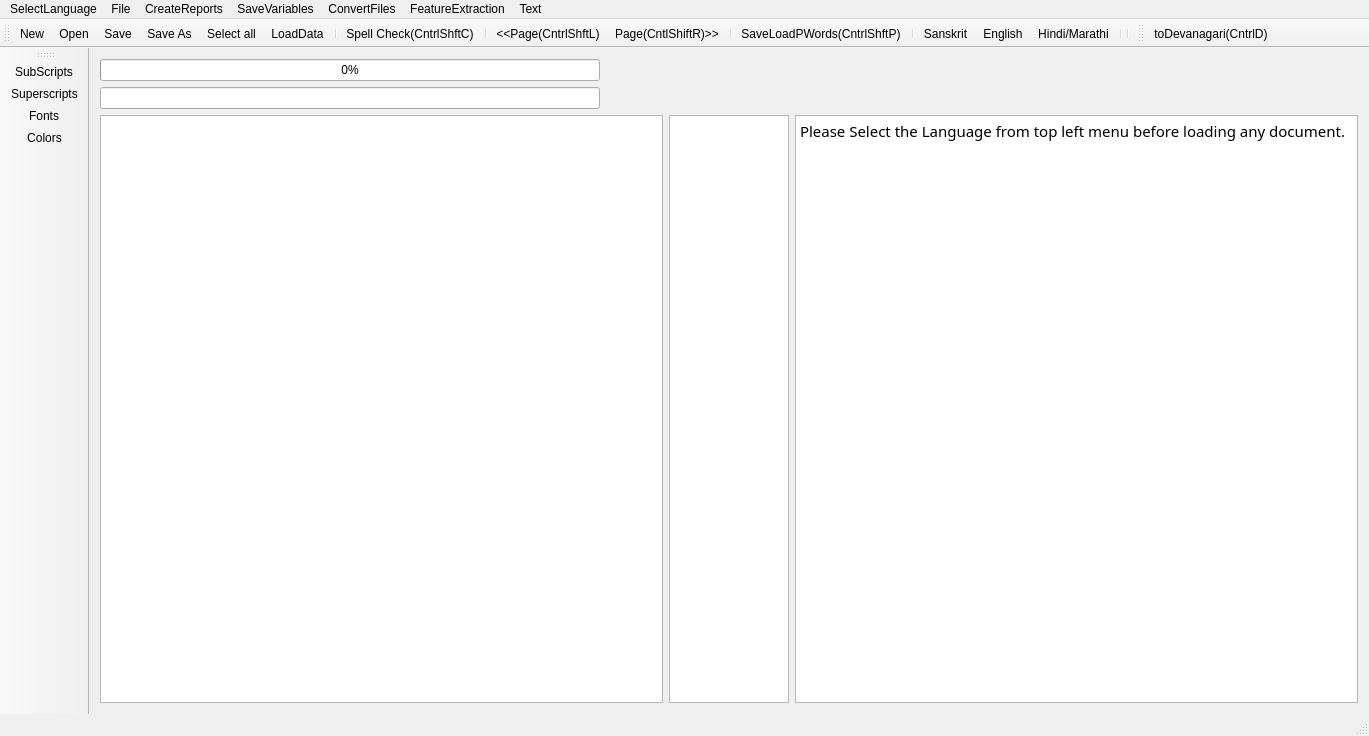
<?xml version="1.0" encoding="UTF-8"?>
<ui version="4.0">
 <class>MainWindow</class>
 <widget class="QMainWindow" name="MainWindow">
  <property name="geometry">
   <rect>
    <x>0</x>
    <y>0</y>
    <width>1369</width>
    <height>736</height>
   </rect>
  </property>
  <property name="mouseTracking">
   <bool>true</bool>
  </property>
  <property name="windowTitle">
   <string>MainWindow</string>
  </property>
  <widget class="QWidget" name="centralWidget">
   <layout class="QVBoxLayout" name="verticalLayout">
    <item>
     <widget class="QProgressBar" name="progressBar">
      <property name="maximumSize">
       <size>
        <width>500</width>
        <height>16777215</height>
       </size>
      </property>
      <property name="value">
       <number>0</number>
      </property>
      <property name="alignment">
       <set>Qt::AlignRight|Qt::AlignTrailing|Qt::AlignVCenter</set>
      </property>
     </widget>
    </item>
    <item>
     <widget class="QLineEdit" name="lineEdit">
      <property name="maximumSize">
       <size>
        <width>500</width>
        <height>16777215</height>
       </size>
      </property>
     </widget>
    </item>
    <item>
     <layout class="QHBoxLayout" name="horizontalLayout">
      <item>
       <widget class="QGraphicsView" name="graphicsView">
        <property name="sizeAdjustPolicy">
         <enum>QAbstractScrollArea::AdjustIgnored</enum>
        </property>
        <property name="alignment">
         <set>Qt::AlignCenter</set>
        </property>
        <property name="dragMode">
         <enum>QGraphicsView::ScrollHandDrag</enum>
        </property>
        <property name="transformationAnchor">
         <enum>QGraphicsView::AnchorViewCenter</enum>
        </property>
        <property name="resizeAnchor">
         <enum>QGraphicsView::AnchorViewCenter</enum>
        </property>
       </widget>
      </item>
      <item>
       <widget class="QTextEdit" name="textEdit">
        <property name="maximumSize">
         <size>
          <width>120</width>
          <height>16777215</height>
         </size>
        </property>
        <property name="font">
         <font>
          <family>FreeSans</family>
          <italic>true</italic>
         </font>
        </property>
        <property name="sizeAdjustPolicy">
         <enum>QAbstractScrollArea::AdjustToContents</enum>
        </property>
        <property name="readOnly">
         <bool>true</bool>
        </property>
       </widget>
      </item>
      <item>
       <widget class="QTextBrowser" name="textBrowser">
        <property name="font">
         <font>
          <family>Shobhika</family>
          <pointsize>16</pointsize>
          <italic>false</italic>
         </font>
        </property>
        <property name="mouseTracking">
         <bool>true</bool>
        </property>
        <property name="sizeAdjustPolicy">
         <enum>QAbstractScrollArea::AdjustToContents</enum>
        </property>
        <property name="undoRedoEnabled">
         <bool>true</bool>
        </property>
        <property name="readOnly">
         <bool>false</bool>
        </property>
        <property name="html">
         <string>&lt;!DOCTYPE HTML PUBLIC &quot;-//W3C//DTD HTML 4.0//EN&quot; &quot;http://www.w3.org/TR/REC-html40/strict.dtd&quot;&gt;
&lt;html&gt;&lt;head&gt;&lt;meta name=&quot;qrichtext&quot; content=&quot;1&quot; /&gt;&lt;meta charset=&quot;utf-8&quot; /&gt;&lt;style type=&quot;text/css&quot;&gt;
p, li { white-space: pre-wrap; }
hr { height: 1px; border-width: 0; }
li.unchecked::marker { content: &quot;\2610&quot;; }
li.checked::marker { content: &quot;\2612&quot;; }
&lt;/style&gt;&lt;/head&gt;&lt;body style=&quot; font-family:'Shobhika'; font-size:16pt; font-weight:400; font-style:normal;&quot;&gt;
&lt;p style=&quot; margin-top:0px; margin-bottom:0px; margin-left:0px; margin-right:0px; -qt-block-indent:0; text-indent:0px;&quot;&gt;&lt;span style=&quot; font-family:'Ubuntu'; font-size:11pt;&quot;&gt;Please Select the Language from top left menu before loading any document.&lt;/span&gt;&lt;/p&gt;&lt;/body&gt;&lt;/html&gt;</string>
        </property>
        <property name="acceptRichText">
         <bool>true</bool>
        </property>
        <property name="textInteractionFlags">
         <set>Qt::LinksAccessibleByKeyboard|Qt::LinksAccessibleByMouse|Qt::TextBrowserInteraction|Qt::TextEditable|Qt::TextEditorInteraction|Qt::TextSelectableByKeyboard|Qt::TextSelectableByMouse</set>
        </property>
       </widget>
      </item>
     </layout>
    </item>
   </layout>
  </widget>
  <widget class="QMenuBar" name="menuBar">
   <property name="geometry">
    <rect>
     <x>0</x>
     <y>0</y>
     <width>1369</width>
     <height>32</height>
    </rect>
   </property>
   <widget class="QMenu" name="menuOCR_Correction_Window">
    <property name="title">
     <string>File</string>
    </property>
    <addaction name="actionNew"/>
    <addaction name="actionOpen"/>
    <addaction name="actionSave"/>
    <addaction name="actionSave_As"/>
    <addaction name="actionSpell_Check"/>
    <addaction name="actionLoad_Next_Page"/>
    <addaction name="actionLoad_Prev_Page"/>
    <addaction name="separator"/>
    <addaction name="actionLoadGDocPage"/>
    <addaction name="actionToDevanagari"/>
    <addaction name="actionLoadData"/>
    <addaction name="actionLoadDict"/>
    <addaction name="actionLoadOCRWords"/>
    <addaction name="actionLoadDomain"/>
    <addaction name="actionLoadSubPS"/>
    <addaction name="actionLoadConfusions"/>
    <addaction name="actionSugg"/>
    <addaction name="actionToSlp1"/>
    <addaction name="separator"/>
    <addaction name="actionSelect_all"/>
   </widget>
   <widget class="QMenu" name="menuCreateReports">
    <property name="title">
     <string>CreateReports</string>
    </property>
    <addaction name="actionCreateBest2OCR"/>
    <addaction name="actionCreateSuggestionLog"/>
    <addaction name="actionCreateSuggestionLogNearestPriority"/>
    <addaction name="actionErrorDetectionRep"/>
    <addaction name="actionErrorDetectWithoutAdaptation"/>
    <addaction name="actionErrorDetectionRepUniq"/>
   </widget>
   <widget class="QMenu" name="menuSaveVariables">
    <property name="title">
     <string>SaveVariables</string>
    </property>
    <addaction name="actionCPair"/>
    <addaction name="actionPrimarySecOCRPair"/>
    <addaction name="actionCPairIEROcrVsCorrect"/>
    <addaction name="actionCPairGEROcrVsCorrect"/>
   </widget>
   <widget class="QMenu" name="menuConvertFiles">
    <property name="title">
     <string>ConvertFiles</string>
    </property>
    <addaction name="actionToSlp1_2"/>
    <addaction name="actionToDev"/>
    <addaction name="actionExtractDev"/>
    <addaction name="actionEditDistRep"/>
    <addaction name="actionConfusionFreqHist"/>
    <addaction name="actionFilterOutGT50EditDisPairs"/>
   </widget>
   <widget class="QMenu" name="menuFeatureExtraction">
    <property name="title">
     <string>FeatureExtraction</string>
    </property>
    <addaction name="actionPrepareFeatures"/>
   </widget>
   <widget class="QMenu" name="menuSelectLanguage">
    <property name="title">
     <string>SelectLanguage</string>
    </property>
    <addaction name="actionSanskrit"/>
    <addaction name="actionHindi"/>
    <addaction name="actionEnglish"/>
   </widget>
   <widget class="QMenu" name="menuText">
    <property name="title">
     <string>Text</string>
    </property>
    <addaction name="actionFonts"/>
    <addaction name="separator"/>
    <addaction name="SubScripts"/>
    <addaction name="SuperScripts"/>
    <addaction name="separator"/>
    <addaction name="actionColors_2"/>
   </widget>
   <addaction name="menuSelectLanguage"/>
   <addaction name="menuOCR_Correction_Window"/>
   <addaction name="menuCreateReports"/>
   <addaction name="menuSaveVariables"/>
   <addaction name="menuConvertFiles"/>
   <addaction name="menuFeatureExtraction"/>
   <addaction name="menuText"/>
  </widget>
  <widget class="QToolBar" name="mainToolBar">
   <attribute name="toolBarArea">
    <enum>TopToolBarArea</enum>
   </attribute>
   <attribute name="toolBarBreak">
    <bool>false</bool>
   </attribute>
   <addaction name="actionNew"/>
   <addaction name="actionOpen"/>
   <addaction name="actionSave"/>
   <addaction name="actionSave_As"/>
   <addaction name="actionSelect_all"/>
   <addaction name="actionLoadData"/>
   <addaction name="separator"/>
   <addaction name="actionSpell_Check"/>
   <addaction name="separator"/>
   <addaction name="actionLoad_Prev_Page"/>
   <addaction name="actionLoad_Next_Page"/>
   <addaction name="separator"/>
   <addaction name="actionLoadGDocPage"/>
   <addaction name="separator"/>
   <addaction name="actionSanskrit"/>
   <addaction name="actionEnglish"/>
   <addaction name="actionHindi"/>
   <addaction name="separator"/>
   <addaction name="separator"/>
  </widget>
  <widget class="QStatusBar" name="statusBar"/>
  <widget class="QToolBar" name="toolBar">
   <property name="windowTitle">
    <string>toolBar</string>
   </property>
   <attribute name="toolBarArea">
    <enum>TopToolBarArea</enum>
   </attribute>
   <attribute name="toolBarBreak">
    <bool>false</bool>
   </attribute>
   <addaction name="actionToDevanagari"/>
  </widget>
  <widget class="QToolBar" name="toolBar_2">
   <property name="windowTitle">
    <string>toolBar_2</string>
   </property>
   <attribute name="toolBarArea">
    <enum>LeftToolBarArea</enum>
   </attribute>
   <attribute name="toolBarBreak">
    <bool>false</bool>
   </attribute>
   <addaction name="SubScripts"/>
   <addaction name="SuperScripts"/>
   <addaction name="actionFonts"/>
   <addaction name="actionColors_2"/>
  </widget>
  <action name="actionOpen">
   <property name="icon">
    <iconset resource="AppResources.qrc">
     <normaloff>:/Images/open.png</normaloff>:/Images/open.png</iconset>
   </property>
   <property name="text">
    <string>Open</string>
   </property>
   <property name="shortcut">
    <string>Ctrl+O</string>
   </property>
  </action>
  <action name="actionSave">
   <property name="icon">
    <iconset resource="AppResources.qrc">
     <normaloff>:/Images/save.png</normaloff>:/Images/save.png</iconset>
   </property>
   <property name="text">
    <string>Save</string>
   </property>
   <property name="shortcut">
    <string>Ctrl+S</string>
   </property>
  </action>
  <action name="actionSave_As">
   <property name="icon">
    <iconset resource="AppResources.qrc">
     <normaloff>:/Images/save-as.png</normaloff>:/Images/save-as.png</iconset>
   </property>
   <property name="text">
    <string>Save As</string>
   </property>
   <property name="shortcut">
    <string>Ctrl+Shift+S</string>
   </property>
  </action>
  <action name="actionNew">
   <property name="icon">
    <iconset resource="AppResources.qrc">
     <normaloff>:/Images/New.png</normaloff>:/Images/New.png</iconset>
   </property>
   <property name="text">
    <string>New</string>
   </property>
   <property name="shortcut">
    <string>Ctrl+N</string>
   </property>
  </action>
  <action name="actionSpell_Check">
   <property name="text">
    <string>Spell Check(CntrlShftC)</string>
   </property>
   <property name="shortcut">
    <string>Ctrl+Shift+C</string>
   </property>
  </action>
  <action name="actionLoad_Next_Page">
   <property name="text">
    <string>Page(CntlShiftR)&gt;&gt;</string>
   </property>
   <property name="toolTip">
    <string>Page(CntlShiftR)&gt;&gt;</string>
   </property>
   <property name="shortcut">
    <string>Ctrl+Shift+R</string>
   </property>
  </action>
  <action name="actionLoad_Prev_Page">
   <property name="text">
    <string>&lt;&lt;Page(CntrlShftL)</string>
   </property>
   <property name="toolTip">
    <string>&lt;&lt;Page(CntrlShftL)</string>
   </property>
   <property name="shortcut">
    <string>Ctrl+Shift+L</string>
   </property>
  </action>
  <action name="actionLoadGDocPage">
   <property name="text">
    <string>Save&amp;LoadPWords(CntrlShftP)</string>
   </property>
   <property name="shortcut">
    <string>Ctrl+Shift+P</string>
   </property>
  </action>
  <action name="actionToDevanagari">
   <property name="text">
    <string>toDevanagari(CntrlD)</string>
   </property>
   <property name="shortcut">
    <string>Ctrl+D</string>
   </property>
  </action>
  <action name="actionLoadData">
   <property name="text">
    <string>LoadData</string>
   </property>
  </action>
  <action name="actionLoadDict">
   <property name="text">
    <string>LoadDict</string>
   </property>
  </action>
  <action name="actionLoadOCRWords">
   <property name="text">
    <string>LoadOCRWords</string>
   </property>
  </action>
  <action name="actionLoadDomain">
   <property name="text">
    <string>LoadDomain</string>
   </property>
  </action>
  <action name="actionLoadSubPS">
   <property name="text">
    <string>LoadSubPS</string>
   </property>
  </action>
  <action name="actionLoadConfusions">
   <property name="text">
    <string>LoadConfusions</string>
   </property>
  </action>
  <action name="actionSugg">
   <property name="text">
    <string>sugg</string>
   </property>
   <property name="shortcut">
    <string>Menu</string>
   </property>
  </action>
  <action name="actionCreateBest2OCR">
   <property name="text">
    <string>CreateBest2OCR</string>
   </property>
  </action>
  <action name="actionToSlp1">
   <property name="text">
    <string>toSlp1</string>
   </property>
   <property name="shortcut">
    <string>Ctrl+G</string>
   </property>
  </action>
  <action name="actionCreateSuggestionLog">
   <property name="text">
    <string>CreateSuggestionLog</string>
   </property>
  </action>
  <action name="actionCreateSuggestionLogNearestPriority">
   <property name="text">
    <string>CreateSuggestionLogNearestPriority</string>
   </property>
  </action>
  <action name="actionErrorDetectionRep">
   <property name="text">
    <string>ErrorDetectionRep</string>
   </property>
  </action>
  <action name="actionErrorDetectWithoutAdaptation">
   <property name="text">
    <string>ErrorDetectWithoutAdaptation</string>
   </property>
  </action>
  <action name="actionCPair">
   <property name="text">
    <string>CPair</string>
   </property>
  </action>
  <action name="actionToSlp1_2">
   <property name="text">
    <string>toSlp1</string>
   </property>
  </action>
  <action name="actionToDev">
   <property name="text">
    <string>toDev</string>
   </property>
  </action>
  <action name="actionExtractDev">
   <property name="text">
    <string>ExtractDevWords</string>
   </property>
   <property name="toolTip">
    <string>ExtractDevWords</string>
   </property>
  </action>
  <action name="actionPrimarySecOCRPair">
   <property name="text">
    <string>PrimarySecOCRPairs</string>
   </property>
  </action>
  <action name="actionCPairIEROcrVsCorrect">
   <property name="text">
    <string>CPairIEROcrVsCorrect</string>
   </property>
  </action>
  <action name="actionEditDistRep">
   <property name="text">
    <string>EditDistRep</string>
   </property>
  </action>
  <action name="actionConfusionFreqHist">
   <property name="text">
    <string>ConfusionFreqHist</string>
   </property>
  </action>
  <action name="actionCPairGEROcrVsCorrect">
   <property name="text">
    <string>CPairGEROcrVsCorrect</string>
   </property>
  </action>
  <action name="actionFilterOutGT50EditDisPairs">
   <property name="text">
    <string>FilterOutGT50EditDisPairs</string>
   </property>
  </action>
  <action name="actionPrepareFeatures">
   <property name="text">
    <string>PrepareFeatures</string>
   </property>
  </action>
  <action name="actionErrorDetectionRepUniq">
   <property name="text">
    <string>ErrorSuggRepUniq</string>
   </property>
  </action>
  <action name="actionSanskrit">
   <property name="text">
    <string>Sanskrit</string>
   </property>
  </action>
  <action name="actionHindi">
   <property name="text">
    <string>Hindi/Marathi</string>
   </property>
  </action>
  <action name="actionEnglish">
   <property name="text">
    <string>English</string>
   </property>
   <property name="toolTip">
    <string>English</string>
   </property>
  </action>
  <action name="actionFonts">
   <property name="icon">
    <iconset resource="AppResources.qrc">
     <normaloff>:/Imgs/fonts-folder - Copy - Copy.png</normaloff>:/Imgs/fonts-folder - Copy - Copy.png</iconset>
   </property>
   <property name="text">
    <string>Fonts</string>
   </property>
  </action>
  <action name="SubScripts">
   <property name="icon">
    <iconset resource="AppResources.qrc">
     <normaloff>:/Imgs/subscript-2-575169.png</normaloff>:/Imgs/subscript-2-575169.png</iconset>
   </property>
   <property name="text">
    <string>SubScripts</string>
   </property>
  </action>
  <action name="SuperScripts">
   <property name="icon">
    <iconset resource="AppResources.qrc">
     <normaloff>:/Imgs/superscript-text-4700155-3898429.png</normaloff>:/Imgs/superscript-text-4700155-3898429.png</iconset>
   </property>
   <property name="text">
    <string>Superscripts</string>
   </property>
  </action>
  <action name="actionColors_2">
   <property name="icon">
    <iconset resource="AppResources.qrc">
     <normaloff>:/Imgs/color.png</normaloff>:/Imgs/color.png</iconset>
   </property>
   <property name="text">
    <string>Colors</string>
   </property>
  </action>
  <action name="actionSelect_all">
   <property name="icon">
    <iconset resource="AppResources.qrc">
     <normaloff>:/Imgs/select-all.png</normaloff>:/Imgs/select-all.png</iconset>
   </property>
   <property name="text">
    <string>Select all</string>
   </property>
  </action>
 </widget>
 <layoutdefault spacing="6" margin="11"/>
 <tabstops>
  <tabstop>textBrowser</tabstop>
 </tabstops>
 <resources>
  <include location="AppResources.qrc"/>
 </resources>
 <connections/>
</ui>
